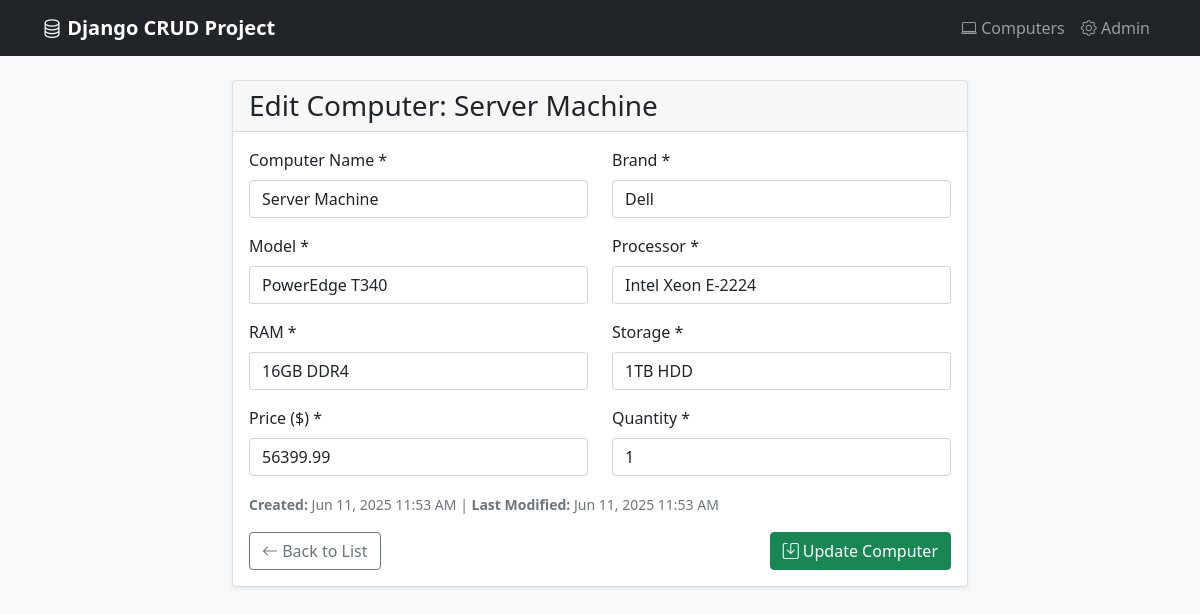
/computers/edit/7/, run on the app's committed database.
### computerstockapp/models.py (models this page shows, shortened)
class ComputerStock(models.Model):
    computer_name = models.CharField(max_length=100)
    brand = models.CharField(max_length=50)
    model = models.CharField(max_length=50)
    processor = models.CharField(max_length=100)
    ram = models.CharField(max_length=20)
    storage = models.CharField(max_length=50)
    price = models.DecimalField(max_digits=10, decimal_places=2)
    quantity = models.IntegerField()
    is_archived = models.BooleanField(default=False)
    date_added = models.DateTimeField(auto_now_add=True)
    date_modified = models.DateTimeField(auto_now=True)
    class Meta:
        ordering = ['-date_added']

### computerstockapp/views.py (the view, shortened to what this page needs)
# urls.py: path('edit/<int:computer_id>/', views.edit_computer, name='edit_computer'),
def edit_computer(request, computer_id):
    computer = get_object_or_404(ComputerStock, id=computer_id)
    return render(request, 'computerstockapp/edit_computer.html', {'computer': computer})

### computerstockapp/templates/computerstockapp/edit_computer.html (shortened to what this page needs)
{% extends 'base.html' %}
{% load static %}
{% load tz %}
{% block content %}
<div class="container mt-4">
    <div class="row justify-content-center">
        <div class="col-md-8">
            <div class="card">
                <div class="card-header">
                    <h3 class="mb-0">Edit Computer: {{ computer.computer_name }}</h3>
                </div>
                <div class="card-body">
                    <form method="post" class="needs-validation" novalidate>
                        <div class="row">
                            <div class="col-md-6 mb-3">
                                <label for="computer_name" class="form-label">Computer Name *</label>
                                <input type="text" class="form-control" id="computer_name" name="computer_name" value="{{ computer.computer_name }}" required>
                            </div>
                            <div class="col-md-6 mb-3">
                                <label for="brand" class="form-label">Brand *</label>
                                <input type="text" class="form-control" id="brand" name="brand" value="{{ computer.brand }}" required>
                            </div>
                        </div>
                        <div class="row">
                            <div class="col-md-6 mb-3">
                                <label for="model" class="form-label">Model *</label>
                                <input type="text" class="form-control" id="model" name="model" value="{{ computer.model }}" required>
                            </div>
                            <div class="col-md-6 mb-3">
                                <label for="processor" class="form-label">Processor *</label>
                                <input type="text" class="form-control" id="processor" name="processor" value="{{ computer.processor }}" required>
                            </div>
                        </div>
                        <div class="row">
                            <div class="col-md-6 mb-3">
                                <label for="ram" class="form-label">RAM *</label>
                                <input type="text" class="form-control" id="ram" name="ram" value="{{ computer.ram }}" required>
                            </div>
                            <div class="col-md-6 mb-3">
                                <label for="storage" class="form-label">Storage *</label>
                                <input type="text" class="form-control" id="storage" name="storage" value="{{ computer.storage }}" required>
                            </div>
                        </div>
                        <div class="row">
                            <div class="col-md-6 mb-3">
                                <label for="price" class="form-label">Price ($) *</label>
                                <input type="number" step="0.01" class="form-control" id="price" name="price" value="{{ computer.price }}" required>
                            </div>
                            <div class="col-md-6 mb-3">
                                <label for="quantity" class="form-label">Quantity *</label>
                                <input type="number" class="form-control" id="quantity" name="quantity" value="{{ computer.quantity }}" min="0" required>
                            </div>
                        </div>                        <div class="mb-3">
                            <small class="text-muted">
                                <strong>Created:</strong> {{ computer.date_added|localtime|date:"M d, Y g:i A" }} |
                                <strong>Last Modified:</strong> {{ computer.date_modified|localtime|date:"M d, Y g:i A" }}
                            </small>
                        </div>
                        <div class="d-flex justify-content-between">
                            <a href="{% url 'computer_list' %}" class="btn btn-outline-secondary">
                                <i class="bi bi-arrow-left"></i> Back to List
                            </a>
                            <button type="submit" class="btn btn-success">
                                <i class="bi bi-save"></i> Update Computer
                            </button>
                        </div>
                    </form>
                </div>
            </div>
        </div>
    </div>
</div>
{% endblock %}

### templates/base.html (style rules this page uses)
body { background-color: #f8f9fa; }
.card { box-shadow: 0 0.125rem 0.25rem rgba(0, 0, 0, 0.075); border: 1px solid rgba(0, 0, 0, 0.125); }

### data on the page
ComputerStock: computer_name "Server Machine", brand "Dell", model "PowerEdge T340", processor "Intel Xeon E-2224", ram "16GB DDR4", storage "1TB HDD", price "56399.99", quantity "1", date_added "Jun 11, 2025 11:53 AM", date_modified "Jun 11, 2025 11:53 AM"
